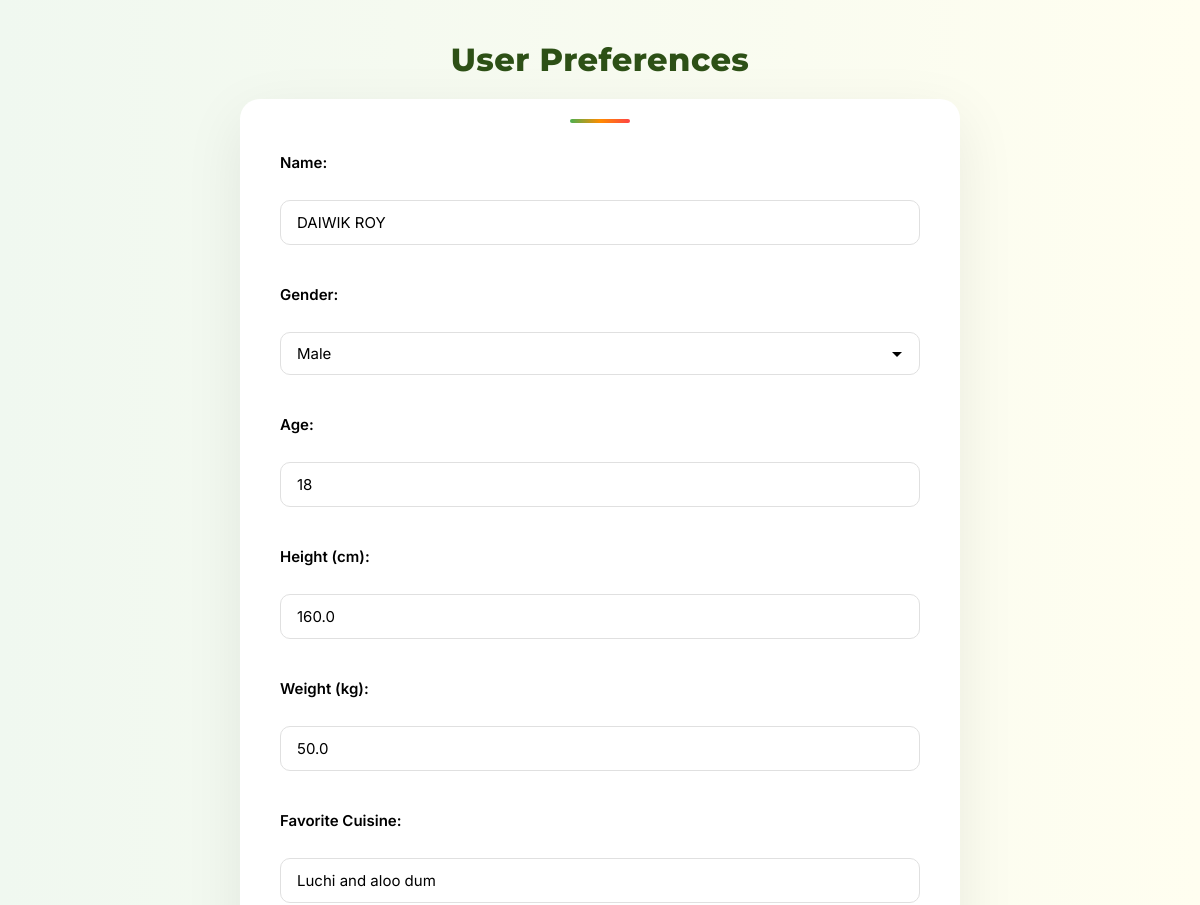
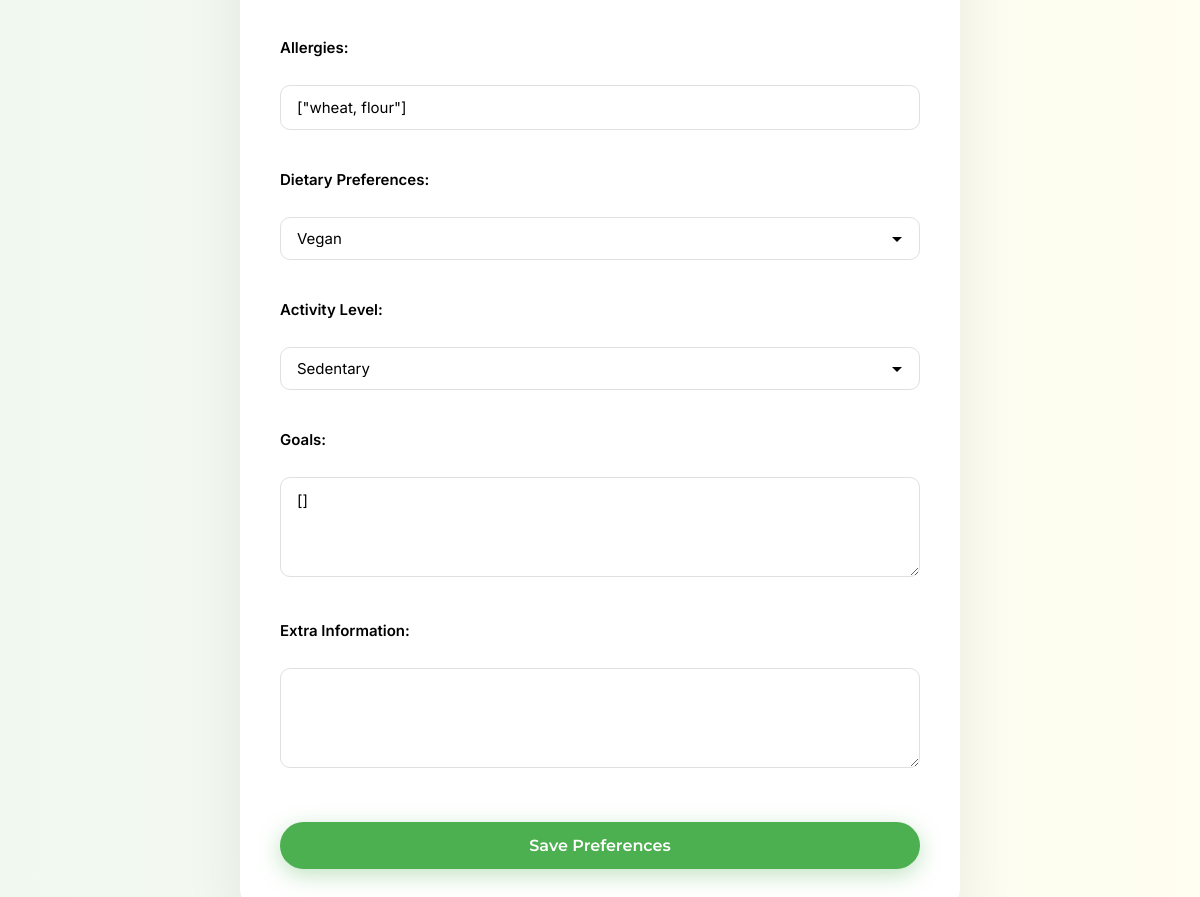
/preferences/ (signed in), run on an earlier commit of the app's database (2 pictures, top to bottom).
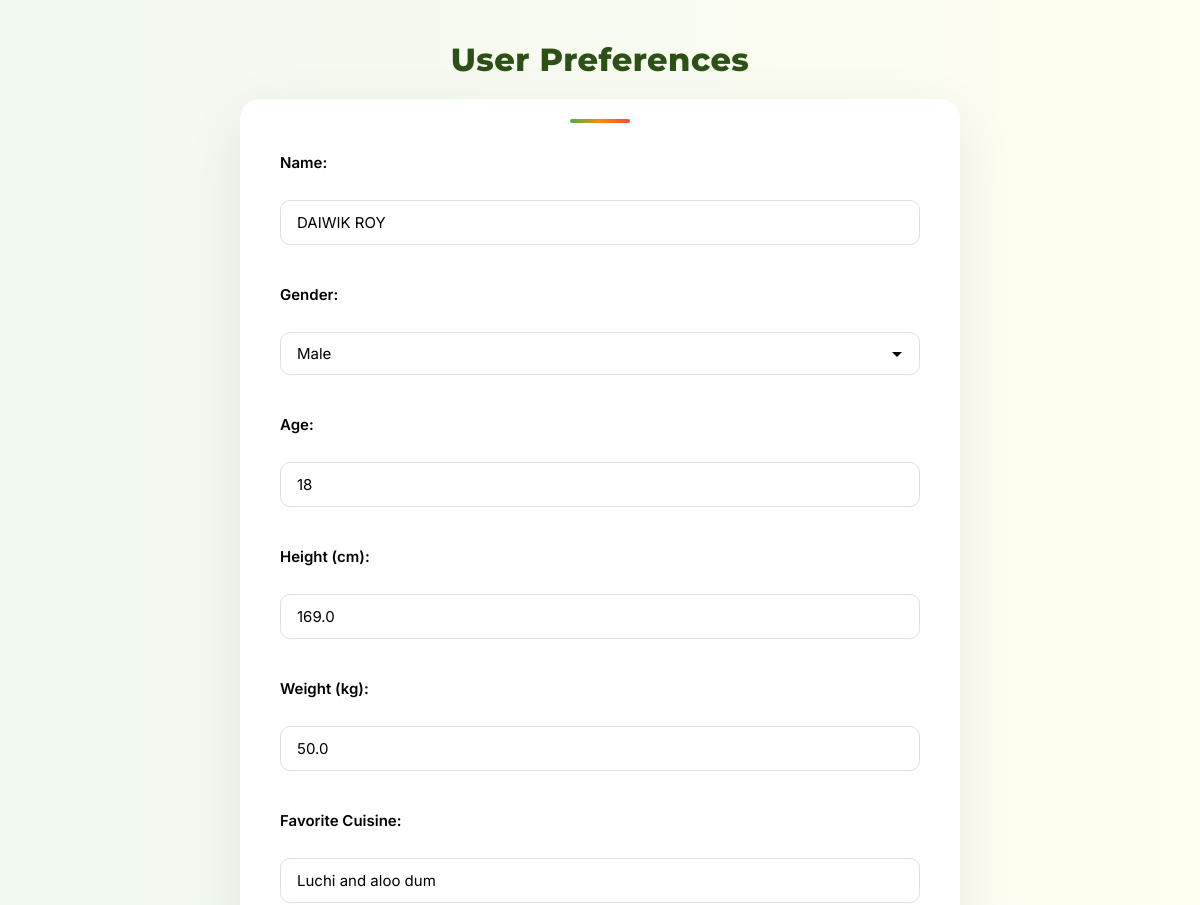
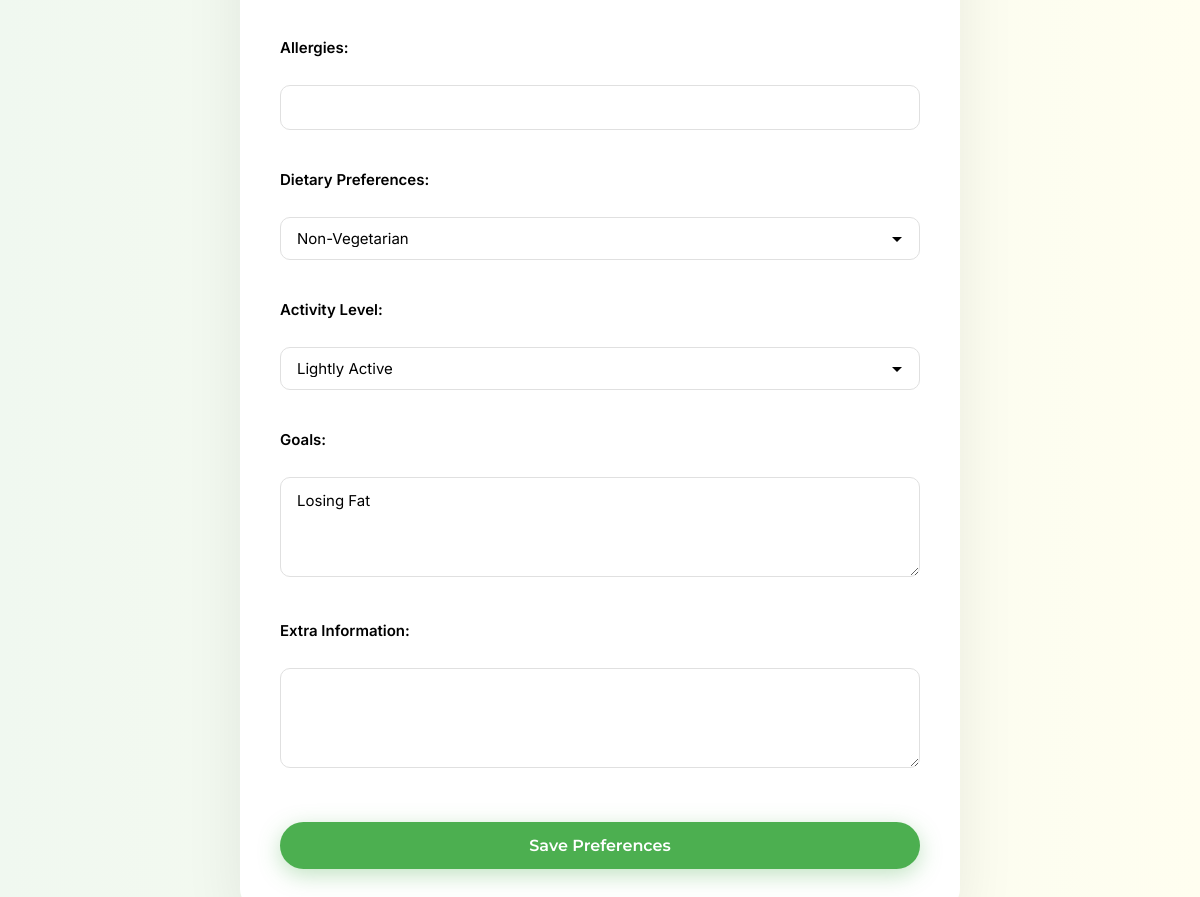
And on a later commit of the database (2 pictures, top to bottom).
### main/models.py (models this page shows, shortened)
class Profile(models.Model):
    user = models.OneToOneField(User, on_delete=models.CASCADE)
    name = models.CharField(max_length=100, blank=True)
    age = models.IntegerField(null=True, blank=True)
    gender = models.CharField(max_length=10, blank=True)
    height = models.FloatField(null=True, blank=True)  # in centimeters
    weight = models.FloatField(null=True, blank=True)  # in kilograms
    fav = models.CharField(max_length=200, blank=True)
    allergies = models.CharField(max_length=200, blank=True)
    dietary_preferences = models.CharField(max_length=200, blank=True)
    activity_level = models.CharField(max_length=50, blank=True)
    extra_information = models.TextField(blank=True)
    goals = models.TextField(blank=True)

### main/views.py (the view, shortened to what this page needs)
# urls.py: path('preferences/', views.preferences, name='preferences'),
@login_required
def preferences(request):
    try:
        profile, _ = Profile.objects.get_or_create(user=request.user)
        return render(request, "preferences.html", {
                "profile": profile
            })
    except Exception as e:
        import traceback
        traceback.print_exc()
        return HttpResponse(f"Error loading preferences: {str(e)}", status=500)

### main/templates/preferences.html (shortened to what this page needs)
<!DOCTYPE html>
<html lang="en">
<head>
    {% load static %}
    <link rel="stylesheet" href="{% static 'styles.css' %}">
</head>
<body>
<h1>User Preferences</h1>
<form method="post">
    <label>Name:</label><br>
    <input type="text" name="name" value="{{ profile.name }}"><br><br>
    <label>Gender:</label><br>
    <select name="gender">
        <option value="male" {% if profile.gender == "male" %}selected{% endif %}>Male</option>
    </select><br><br>
    <label>Age:</label><br>
    <input type="number" name="age"
           value="{{ profile.age|default_if_none:'' }}"><br><br>
    <label>Height (cm):</label><br>
    <input type="number" step="0.1" name="height"
           value="{{ profile.height|default_if_none:'' }}"><br><br>
    <label>Weight (kg):</label><br>
    <input type="number" step="0.1" name="weight"
           value="{{ profile.weight|default_if_none:'' }}"><br><br>
    <label>Favorite Cuisine:</label><br>
    <input type="text" name="fav" value="{{ profile.fav }}"><br><br>
    <label>Allergies:</label><br>
    <input type="text" name="allergies" value="{{ profile.allergies }}"><br><br>
    <label>Dietary Preferences:</label><br>
    <select name="dietary_preferences">
        <option value="Vegan" {% if profile.dietary_preferences == "Vegan" %}selected{% endif %}>Vegan</option>
        <option value="Non-Vegetarian" {% if profile.dietary_preferences == "Non-Vegetarian" %}selected{% endif %}>Non-Vegetarian</option>
    </select>
    <br><br>
    <label>Activity Level:</label><br>
    <select name="activity_level">
        <option value="sedentary" {% if profile.activity_level == "sedentary" %}selected{% endif %}>Sedentary</option>
        <option value="lightly_active" {% if profile.activity_level == "lightly_active" %}selected{% endif %}>Lightly Active</option>
    </select><br><br>
    <label>Goals:</label><br>
    <textarea name="goals">{{ profile.goals }}</textarea><br><br>
    <label>Extra Information:</label><br>
    <textarea name="extra_information">{{ profile.extra_information }}</textarea><br><br>
    <button type="submit">Save Preferences</button>
</form>
</body>
</html>

### main/static/styles.css (style rules this page uses)
* { margin: 0; padding: 0; box-sizing: border-box; }
body { font-family: 'Poppins', 'Inter', 'Montserrat', -apple-system, BlinkMacSystemFont, 'Segoe UI', Roboto, Oxygen, Ubuntu, Cantarell, sans-serif; background: linear-gradient(to right, #f0f8f0, #fffef0); min-height: 100vh; position: relative; overflow-x: hidden; opacity: 0; transform: translateY(10px); transition: opacity 0.4s ease, transform 0.4s ease; color: #000000; }
body.page-loaded { opacity: 1; transform: translateY(0); }
body > h1:first-of-type { text-align: center; font-size: 32px; font-weight: 800; color: #2d5016; margin-bottom: 10px; font-family: 'Montserrat', 'Poppins', sans-serif; letter-spacing: 0.4px; padding-top: 40px; }
body > form { max-width: 720px; margin: 0 auto; padding: 40px; background: #ffffff; border-radius: 20px; box-shadow: 0 18px 60px rgba(0, 0, 0, 0.08); font-family: 'Inter', 'Poppins', sans-serif; }
body > form label { display: block; margin-bottom: 8px; font-size: 15px; font-weight: 600; color: #000000; font-family: 'Inter', 'Poppins', sans-serif; }
body > form input[type="text"], body > form input[type="number"], body > form select, body > form textarea { width: 100%; padding: 12px 16px; border-radius: 10px; border: 1px solid #e0e0e0; background: #ffffff; font-size: 15px; color: #000000; font-family: 'Inter', 'Poppins', sans-serif; margin-bottom: 20px; outline: none; transition: border-color 0.2s ease, box-shadow 0.2s ease, background 0.2s ease; box-sizing: border-box; }
body > form select { cursor: pointer; appearance: none; background-repeat: no-repeat; background-position: right 16px center; padding-right: 40px; }
body > form textarea { resize: vertical; min-height: 100px; font-family: 'Inter', 'Poppins', sans-serif; line-height: 1.5; }
body > form button[type="submit"] { background: #4caf50; color: #ffffff; border: none; padding: 14px 32px; border-radius: 999px; font-size: 16px; font-weight: 600; cursor: pointer; width: 100%; margin-top: 10px; font-family: 'Montserrat', 'Poppins', sans-serif; transition: background 0.3s ease, transform 0.2s ease, box-shadow 0.3s ease; box-shadow: 0 6px 22px rgba(76, 175, 80, 0.35); }
body > form::before { content: ''; display: block; width: 60px; height: 4px; background: linear-gradient(90deg, #4caf50, #ff8c00, #ff4444); border-radius: 2px; margin: -20px auto 30px; }
body > h1:first-of-type + form { margin-top: 20px; }

What changed in the data, as far as the page shows it:
changed Profile "DAIWIK ROY": height "160.0" → "169.0"; dietary_preferences (not shown) → "Non-Vegetarian"; activity_level "Sedentary" → "Lightly Active"; goals "[]" → "Losing Fat"; allergies "[\"wheat, flour\"]" → (not shown)
Also different on the page:
form field dietary_preferences: "Vegan" → (not shown)
